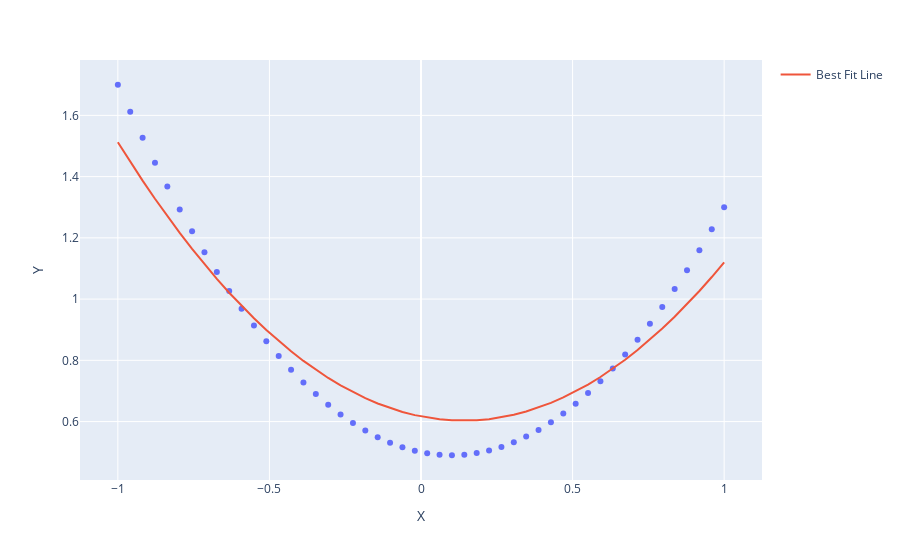

Source (notebook cell):
### Markdown cell above
Did we estimate the model correctly?  Let's visualize the predictions.

### Code cell
fig = px.scatter(x=toy_x.numpy(), y=toy_y.numpy())
# Add the line of best fit.
fig.add_trace(go.Scatter(x=toy_x.numpy(), y=yhat.numpy(), name='Best Fit Line' ))
# Axis Labels
fig.update_xaxes(title_text="X")
fig.update_yaxes(title_text="Y")
